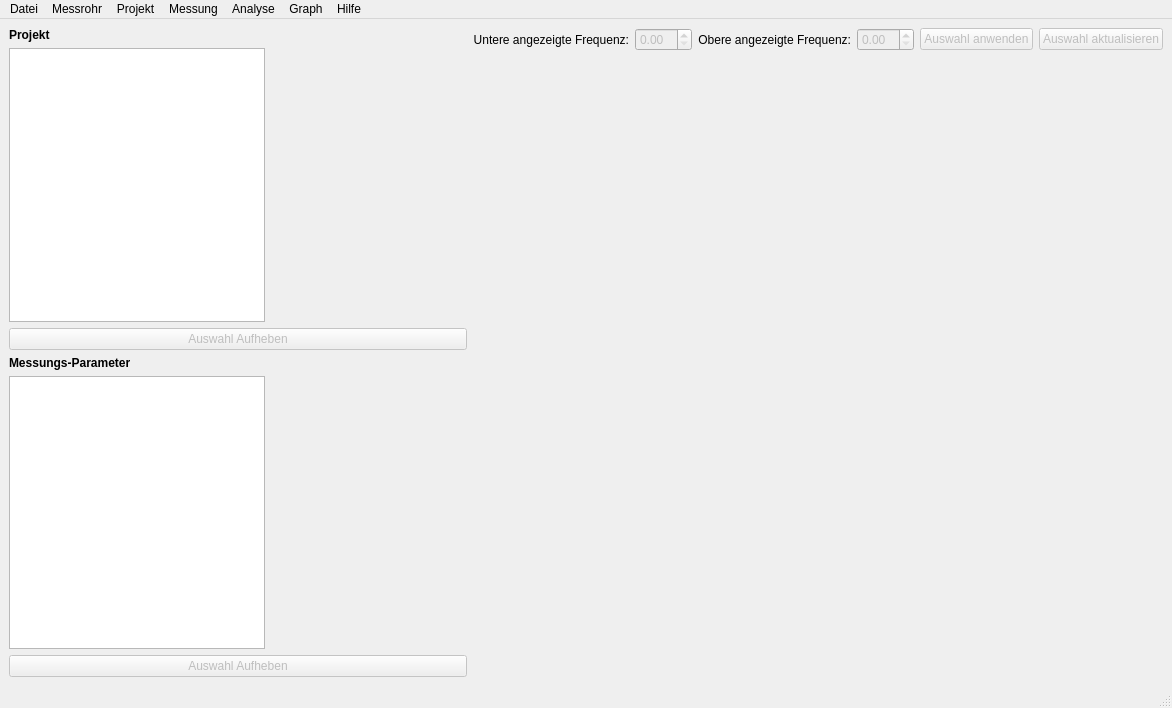
<?xml version="1.0" encoding="UTF-8"?>
<ui version="4.0">
 <class>MainWindow</class>
 <widget class="QMainWindow" name="MainWindow">
  <property name="geometry">
   <rect>
    <x>0</x>
    <y>0</y>
    <width>1172</width>
    <height>708</height>
   </rect>
  </property>
  <property name="windowTitle">
   <string>ImpedanceTube Control Software ITCS</string>
  </property>
  <widget class="QWidget" name="centralwidget">
   <layout class="QHBoxLayout" name="horizontalLayout_2">
    <item>
     <layout class="QVBoxLayout" name="graphSelectionLayout">
      <property name="sizeConstraint">
       <enum>QLayout::SetDefaultConstraint</enum>
      </property>
      <item>
       <widget class="QLabel" name="lblProject">
        <property name="font">
         <font>
          <weight>75</weight>
          <bold>true</bold>
         </font>
        </property>
        <property name="text">
         <string>Projekt</string>
        </property>
       </widget>
      </item>
      <item>
       <widget class="QListWidget" name="listProjectMeasurements">
        <property name="sizePolicy">
         <sizepolicy hsizetype="Fixed" vsizetype="Expanding">
          <horstretch>0</horstretch>
          <verstretch>0</verstretch>
         </sizepolicy>
        </property>
       </widget>
      </item>
      <item>
       <widget class="QPushButton" name="btnProjectClearSelection">
        <property name="enabled">
         <bool>false</bool>
        </property>
        <property name="sizePolicy">
         <sizepolicy hsizetype="Minimum" vsizetype="Fixed">
          <horstretch>0</horstretch>
          <verstretch>0</verstretch>
         </sizepolicy>
        </property>
        <property name="text">
         <string>Auswahl Aufheben</string>
        </property>
       </widget>
      </item>
      <item>
       <widget class="QLabel" name="lblMeasureParam">
        <property name="font">
         <font>
          <weight>75</weight>
          <bold>true</bold>
         </font>
        </property>
        <property name="text">
         <string>Messungs-Parameter</string>
        </property>
       </widget>
      </item>
      <item>
       <widget class="QListWidget" name="listMeasurementParameter">
        <property name="enabled">
         <bool>true</bool>
        </property>
        <property name="sizePolicy">
         <sizepolicy hsizetype="Fixed" vsizetype="Expanding">
          <horstretch>0</horstretch>
          <verstretch>0</verstretch>
         </sizepolicy>
        </property>
        <property name="currentRow">
         <number>-1</number>
        </property>
       </widget>
      </item>
      <item>
       <widget class="QPushButton" name="btnMeasureParamClearSelection">
        <property name="enabled">
         <bool>false</bool>
        </property>
        <property name="text">
         <string>Auswahl Aufheben</string>
        </property>
       </widget>
      </item>
     </layout>
    </item>
    <item>
     <layout class="QVBoxLayout" name="verticalLayout">
      <item>
       <layout class="QHBoxLayout" name="horizontalLayout">
        <item>
         <widget class="QLabel" name="lblLowerDisplayedFrequency">
          <property name="text">
           <string>Untere angezeigte Frequenz:</string>
          </property>
          <property name="alignment">
           <set>Qt::AlignRight|Qt::AlignTrailing|Qt::AlignVCenter</set>
          </property>
         </widget>
        </item>
        <item>
         <widget class="QDoubleSpinBox" name="dsbLowerDisplayedFrequency">
          <property name="enabled">
           <bool>false</bool>
          </property>
         </widget>
        </item>
        <item>
         <widget class="QLabel" name="lblUpperDisplayedFrequency">
          <property name="text">
           <string>Obere angezeigte Frequenz:</string>
          </property>
          <property name="alignment">
           <set>Qt::AlignRight|Qt::AlignTrailing|Qt::AlignVCenter</set>
          </property>
         </widget>
        </item>
        <item>
         <widget class="QDoubleSpinBox" name="dsbUpperDisplayedFrequency">
          <property name="enabled">
           <bool>false</bool>
          </property>
         </widget>
        </item>
        <item>
         <widget class="QPushButton" name="btnApplyFrequencyRange">
          <property name="enabled">
           <bool>false</bool>
          </property>
          <property name="text">
           <string>Auswahl anwenden</string>
          </property>
         </widget>
        </item>
        <item>
         <widget class="QPushButton" name="btnRefreshSelection">
          <property name="enabled">
           <bool>false</bool>
          </property>
          <property name="text">
           <string>Auswahl aktualisieren</string>
          </property>
         </widget>
        </item>
       </layout>
      </item>
      <item>
       <widget class="QwtPlot" name="qwtPlot"/>
      </item>
     </layout>
    </item>
   </layout>
  </widget>
  <widget class="QMenuBar" name="menubar">
   <property name="geometry">
    <rect>
     <x>0</x>
     <y>0</y>
     <width>1172</width>
     <height>25</height>
    </rect>
   </property>
   <widget class="QMenu" name="menuFile">
    <property name="title">
     <string>Datei</string>
    </property>
    <addaction name="separator"/>
    <addaction name="actionExitApp"/>
   </widget>
   <widget class="QMenu" name="menuHilfe">
    <property name="title">
     <string>Hilfe</string>
    </property>
   </widget>
   <widget class="QMenu" name="menuAnalysis">
    <property name="title">
     <string>Analyse</string>
    </property>
    <addaction name="actionGetGrainImpedanceModelParameters"/>
   </widget>
   <widget class="QMenu" name="menuProject">
    <property name="title">
     <string>Projekt</string>
    </property>
    <addaction name="actionNewProject"/>
    <addaction name="actionLoadProject"/>
    <addaction name="actionSaveProject"/>
    <addaction name="actionMeasureCorrFunc"/>
    <addaction name="actionExportProject"/>
   </widget>
   <widget class="QMenu" name="menuTube">
    <property name="title">
     <string>Messrohr</string>
    </property>
    <addaction name="actionNewTube"/>
    <addaction name="actionLoadTube"/>
    <addaction name="actionSaveTube"/>
    <addaction name="separator"/>
    <addaction name="actionConfigureLevel"/>
   </widget>
   <widget class="QMenu" name="menuMeasurement">
    <property name="title">
     <string>Messung</string>
    </property>
    <addaction name="actionNewMeasurement"/>
    <addaction name="actionRemoveMeasurement"/>
    <addaction name="actionExportMeasurement"/>
   </widget>
   <widget class="QMenu" name="menuGraph">
    <property name="title">
     <string>Graph</string>
    </property>
    <addaction name="actionGraphSettings"/>
   </widget>
   <addaction name="menuFile"/>
   <addaction name="menuTube"/>
   <addaction name="menuProject"/>
   <addaction name="menuMeasurement"/>
   <addaction name="menuAnalysis"/>
   <addaction name="menuGraph"/>
   <addaction name="menuHilfe"/>
  </widget>
  <widget class="QStatusBar" name="statusbar"/>
  <action name="actionPegel_Einstellen">
   <property name="text">
    <string>Pegel einstellen</string>
   </property>
  </action>
  <action name="actionKorrekturfunktion_Bestimmen">
   <property name="text">
    <string>Kalibrieren</string>
   </property>
  </action>
  <action name="actionEinstellungen">
   <property name="text">
    <string>Hardware-Einstellungen</string>
   </property>
  </action>
  <action name="actionNeue_Messreihe">
   <property name="text">
    <string>Neue Messreihe</string>
   </property>
  </action>
  <action name="actionMessreihe_ffnen">
   <property name="text">
    <string>Messreihe öffnen</string>
   </property>
  </action>
  <action name="actionMessreihe_Speichern">
   <property name="text">
    <string>Messreihe speichern</string>
   </property>
  </action>
  <action name="actionMessreihe_speichern_unter">
   <property name="text">
    <string>Messreihe speichern unter...</string>
   </property>
  </action>
  <action name="actionMessreihe_exportieren">
   <property name="text">
    <string>Messreihe exportieren</string>
   </property>
  </action>
  <action name="actionExitApp">
   <property name="text">
    <string>Programm beenden</string>
   </property>
  </action>
  <action name="actionProjekt_Einstellungen">
   <property name="text">
    <string>Messreihen-Einstellungen</string>
   </property>
  </action>
  <action name="actionHardware_Assistent">
   <property name="text">
    <string>Hardware-Assistent</string>
   </property>
  </action>
  <action name="actionMessreihen_Assistent">
   <property name="text">
    <string>Messreihen-Assistent</string>
   </property>
  </action>
  <action name="actionGetGrainImpedanceModelParameters">
   <property name="text">
    <string>Getreide-Modellparameter Bestimmen</string>
   </property>
  </action>
  <action name="actionNewTube">
   <property name="text">
    <string>Neues Messrohr...</string>
   </property>
  </action>
  <action name="actionLoadTube">
   <property name="text">
    <string>Messrohr laden</string>
   </property>
  </action>
  <action name="actionNewProject">
   <property name="text">
    <string>Neues Projekt</string>
   </property>
  </action>
  <action name="actionLoadProject">
   <property name="text">
    <string>Projekt laden</string>
   </property>
  </action>
  <action name="actionSaveProject">
   <property name="enabled">
    <bool>false</bool>
   </property>
   <property name="text">
    <string>Projekt speichern</string>
   </property>
  </action>
  <action name="actionSaveTube">
   <property name="enabled">
    <bool>false</bool>
   </property>
   <property name="text">
    <string>Messrohr speichern</string>
   </property>
  </action>
  <action name="actionNewMeasurement">
   <property name="enabled">
    <bool>false</bool>
   </property>
   <property name="text">
    <string>Neue Messung</string>
   </property>
  </action>
  <action name="actionRemoveMeasurement">
   <property name="enabled">
    <bool>false</bool>
   </property>
   <property name="text">
    <string>Messung entfernen</string>
   </property>
  </action>
  <action name="actionExportMeasurement">
   <property name="enabled">
    <bool>false</bool>
   </property>
   <property name="text">
    <string>Messung exportieren</string>
   </property>
  </action>
  <action name="actionMeasureCorrFunc">
   <property name="enabled">
    <bool>false</bool>
   </property>
   <property name="text">
    <string>Korrekturfunktion Messen</string>
   </property>
  </action>
  <action name="actionConfigureLevel">
   <property name="enabled">
    <bool>false</bool>
   </property>
   <property name="text">
    <string>Pegel einstellen</string>
   </property>
  </action>
  <action name="actionLinear">
   <property name="checkable">
    <bool>true</bool>
   </property>
   <property name="checked">
    <bool>true</bool>
   </property>
   <property name="text">
    <string>Linear</string>
   </property>
  </action>
  <action name="actionLogarithmic">
   <property name="checkable">
    <bool>true</bool>
   </property>
   <property name="checked">
    <bool>false</bool>
   </property>
   <property name="text">
    <string>Logarithmisch</string>
   </property>
  </action>
  <action name="actionMagintudeAngle">
   <property name="checkable">
    <bool>true</bool>
   </property>
   <property name="checked">
    <bool>true</bool>
   </property>
   <property name="text">
    <string>Betrag/Winkel</string>
   </property>
  </action>
  <action name="actionRealImaginary">
   <property name="checkable">
    <bool>true</bool>
   </property>
   <property name="text">
    <string>Real/Imaginär</string>
   </property>
  </action>
  <action name="actionExportAsPicture">
   <property name="text">
    <string>Als Grafik exportieren</string>
   </property>
  </action>
  <action name="actionExportProject">
   <property name="enabled">
    <bool>false</bool>
   </property>
   <property name="text">
    <string>Exportieren</string>
   </property>
  </action>
  <action name="actionGraphSettings">
   <property name="text">
    <string>Einstellungen</string>
   </property>
  </action>
 </widget>
 <customwidgets>
  <customwidget>
   <class>QwtPlot</class>
   <extends>QFrame</extends>
   <header>qwt_plot.h</header>
  </customwidget>
 </customwidgets>
 <resources/>
 <connections/>
</ui>
